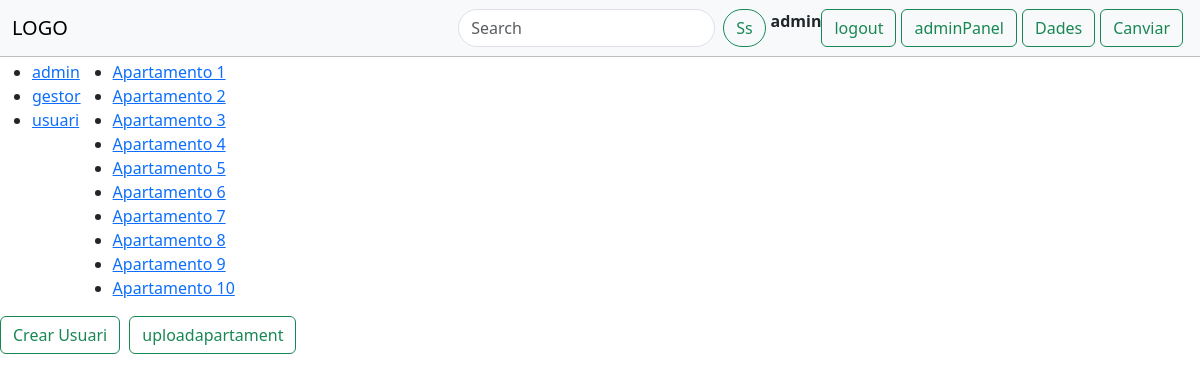
Screenshot of /mvc/public/index.php?r=adminpanel (signed in) with the database file from the repository.
### tables this page shows
CREATE TABLE Usuari (
    Id INT AUTO_INCREMENT PRIMARY KEY,
    Nom VARCHAR(255),
    Cognoms VARCHAR(255),
    Telefon VARCHAR(15),
    CorreuElectronic VARCHAR(255),
    Contrasenya VARCHAR(255),
    NumTargetaCredit VARCHAR(16),
    Rol ENUM('Usuari', 'Gestor', 'Administrador') DEFAULT 'Usuari'
);

CREATE TABLE Imatges (
    Id INT AUTO_INCREMENT PRIMARY KEY,
    Enlace VARCHAR(255),
    IdApartament INT,
    FOREIGN KEY (IdApartament) REFERENCES Apartament(Id)
);

CREATE TABLE Apartament (
    Id INT AUTO_INCREMENT PRIMARY KEY,
    Titol VARCHAR(255),
    Adreca VARCHAR(255),
    Longitud DECIMAL(10, 8),
    Latitud DECIMAL(10, 8),
    Descripcio TEXT,
    MetresQuadrats INT,
    NumHabitacions INT,
    PreuDiaTemporadaBaixa DECIMAL(10, 2),
    PreuDiaTemporadaAlta DECIMAL(10, 2),
    numPersones INT
);

### mvc/public/index.php (called while the page is built, shortened)
<?php
include "../src/config.php";
include "../src/controllers/adminPanelCtrl.php";
include "../src/middleware/middleAdmin.php";
$request = new \Emeset\Request();
$response = new \Emeset\Response();
$container = new \Emeset\Container($config);
$r = '';
if (isset($_REQUEST["r"])) {
    $r = $_REQUEST["r"];
}
if ($r === "login") {
    $response = ctrlLogin($request, $response, $container);
} elseif ($r == "registre") {
    ctrlRegistre($request, $response, $container);
} elseif ($r == "apartament") {
    $response = isLogged($request, $response, $container, "ctrlApartament");
} elseif ($r == "logout") {
    ctrlLogout($request, $response, $container);
} elseif ($r == "adminpanel") {
    $response = isGestorAdmin($request, $response, $container, "ctrlAdminPanel");
} elseif ($r == "userpage") {
    isLogged($request, $response, $container, "ctrlUserpage");
} elseif ($r == "registreadmin") {
    $response = isAdmin($request, $response, $container, "ctrlRegistreAdmin");
} elseif ($r == "registregestor") {
    isGestor($request, $response, $container, "ctrlRegistreGestor");
} elseif ($r == "uploadapartament") {
    $response = isGestorAdmin($request, $response, $container, "ctrlUploadApartament");
} elseif ($r == "apartament_ajax") {
    $response = ctrlApartamentAjax($request, $response, $container);
} elseif ($r == "reserva") {
    $response = isLogged($request, $response, $container, "ctrlReserva");
} else {
    $response = getUserData($request, $response, $container, "ctrlIndex");
}
$response->response();

### mvc/src/models/Users.php (called while the page is built, shortened)
<?php
class Users
{
    public $sql;
    public function __construct($sql)
    {
        $this->sql = $sql;
    }
    public function getById($id)
    {
        $stm = $this->sql->prepare('select * from usuari where id=:id;');
        $stm->execute([':id' => $id]);
        $result = $stm->fetch(\PDO::FETCH_ASSOC);
        if (is_array($result)) {
            return $result;
        } else {
            return false;
        }
    }
    public function getAllUsers()
    {
        $users = array();
        $query = "select * from usuari;";
        foreach ($this->sql->query($query, \PDO::FETCH_ASSOC) as $user) {
            $users[] = $user;
        }
        return $users;
    }
}

### mvc/src/middleware/middleAdmin.php (called while the page is built, shortened)
<?php
function isGestorAdmin($request, $response, $container, $next)
{
    if (isset($_SESSION['user'])) {
        $user = $_SESSION['user'];
        if ($user['Rol'] === 'Gestor' || $user['Rol'] === 'Administrador') {
            $response = getUserData($request, $response, $container, $next);
            $gestorUser = true;
            $response->set("gestorUser", $gestorUser);
        } else {
            $response->redirect("location: index.php?");
        }
    }
    return $response;
}
function getUserData($request, $response, $container, $next)
{
    if (isset($_SESSION['user'])) {
        $userId = $_SESSION['user']['Id'];
        $usersModel = $container->users();
        $userDb = $usersModel->getById($userId);
        $loginName = $userDb['Nom'];
        $loginValid = true;
        $response->set("loginValid", $loginValid);
        $response->set("loginName", $loginName);
    }
    $response = $next($request, $response, $container);
    return $response;
}

### mvc/src/Emeset/Container.php (called while the page is built, shortened)
<?php
class Container
{
    public $config = [];
    public $sql;
    public function __construct($config)
    {
        $this->config = $config;
        $this->sql = $this->db()->getConnection();
    }
    public function db()
    {
        return new \Daw\Db(
            $this->config["db"]["user"],
            $this->config["db"]["pass"],
            $this->config["db"]["db"],
            $this->config["db"]["host"]
        );
    }
    public function users()
    {
        return new \Daw\Users($this->sql);
    }
    public function apartaments()
    {
        return new \Daw\apartaments($this->sql);
    }
}

### mvc/src/models/Db.php (called while the page is built, shortened)
<?php
class Db
{
    public $sql;
    public function __construct($user, $pass, $db, $host)
    {
        $dsn = "mysql:dbname={$db};host={$host}";
        try {
            $this->sql = new \PDO($dsn, $user, $pass);
        } catch (\PDOException $e) {
            echo 'hola';
            print_r($e);
            die('Ha fallat la connexió: ' . $e->getMessage());
        }
    }
    public function getConnection()
    {
        return $this->sql;
    }
}

### mvc/src/controllers/adminPanelCtrl.php (called while the page is built)
<?php
function ctrlAdminPanel($request, $response, $container)
{
    $response->setTemplate("adminPanelView.php");
    $usersModel = $container->users();
    $users = $usersModel->getAllUsers();
    $apartamentsModel = $container->apartaments();
    $apartaments = $apartamentsModel->getAllApartaments();
    $response->set("users", $users);
    $response->set("apartaments", $apartaments);
    return $response;
}

### mvc/src/models/apartaments.php (called while the page is built, shortened)
<?php
class apartaments
{
    private $pdo;
    public function __construct($pdo)
    {
        $this->pdo = $pdo;
    }
    public function getAllApartaments()
    {
        $stm = $this->pdo->prepare("SELECT Apartament.*, Imatges.Enlace
        FROM Apartament
        JOIN Imatges ON Imatges.IdApartament = Apartament.Id
        ");
        $stm->execute();
        $tasks = array();
        while ($task = $stm->fetch(\PDO::FETCH_ASSOC)) {
            $tasks[] = $task;
        }
        return $tasks;
    }
}

### mvc/src/views/adminPanelView.php (the view, shortened to what this page needs)
<!DOCTYPE html>
<html lang="en">
<head>
    <link href="https://cdn.jsdelivr.net/npm/bootstrap@5.3.2/dist/css/bootstrap.min.css" rel="stylesheet" />
    <link href='src/CSS/index.css' rel='stylesheet' />
</head>
<body>
    <div id="content">
        <div id="nav">
            <?php
            include 'head.php';
            ?>
        <div style="display: flex">
            <ul>
                <?php foreach ($users as $user): ?>
                    <li>
                        <a href="index.php?r=userpage&Id=<?php echo $user["Id"]; ?>">
                            <?php echo $user["Nom"]; ?>
                        </a>
                    </li>
                <?php endforeach; ?>
            </ul>
            <ul>
                <?php foreach ($apartaments as $apartament): ?>
                    <li>
                        <a href="index.php?r=apartament&Id=<?php echo $apartament["Id"]; ?>">
                            <?php echo $apartament["Titol"]; ?>
                        </a>
                    </li>
                <?php endforeach; ?>
            </ul>
        </div>
        <?php if ($_SESSION['user']['Rol'] === 'Administrador'): ?>
        <a class="btn btn-outline-success" href="index.php?r=registreadmin">Crear Usuari</a>
        <?php endif; ?>
        <a class="btn btn-outline-success" href="index.php?r=uploadapartament">uploadapartament</a>
</body>
</html>

### mvc/src/Emeset/Response.php (shortened to what this page needs)
<?php
class Response
{
    public $values = [];
    public $header = false;
    public $path;
    public $template;
    public $redirect = false;
    public $json = false;
    public function __construct($path = "../src/views/")
    {
        $this->path = $path;
    }
    public function set($id, $value)
    {
        $this->values[$id] = $value;
    }
    public function setTemplate($p)
    {
        $this->template = $p;
    }
    public function response()
    {
        if ($this->redirect) {
            header($this->header);
        } elseif ($this->json) {
            echo json_encode($this->values);
        } else {
            extract($this->values);
            include $this->path . $this->template;
        }
    }
}

### mvc/src/views/head.php (shortened to what this page needs)
<!DOCTYPE html>
<html lang="en">
<head>
  <link href="https://cdn.jsdelivr.net/npm/bootstrap@5.3.2/dist/css/bootstrap.min.css" rel="stylesheet" />
  <link href='src/CSS/index.css' rel='stylesheet' />
</head>
<body>
  <nav class="navbar bg-body-tertiary">
    <div class="container-fluid">
      <a class="navbar-brand">LOGO</a>
      <form class="d-flex" role="search">
        <input class="form-control me-2" type="search" placeholder="Search" aria-label="Search" />
        <button class="btn btn-outline-success search" type="submit">Ss</button>
        <?php if (isset($loginValid) && $loginValid): ?>
          <b>
            <?php echo $loginName; ?>
          </b>
          <a class="btn btn-outline-success" href="index.php?r=logout">logout</a>
          <?php if ($_SESSION['user']['Rol'] === 'Administrador'): ?>
            <a class="btn btn-outline-success" href="index.php?r=adminpanel">adminPanel</a>
            <a class="btn btn-outline-success" href="index.php?r=userpage">Dades</a>
          <?php endif; ?>
        <?php else: ?>
          <a class="btn btn-outline-success" href="index.php?r=login">Login</a>
          <a class="btn btn-outline-success" href="index.php?r=registre">Registre</a>
        <?php endif; ?>
        <a onclick="agregarClaseDark()" class="btn btn-outline-success">Canviar</a>
      </form>
    </div>
  </nav>
  <hr class="hr" />
  </div>
</html>

### mvc/public/src/CSS/index.css (style rules this page uses)
#content { margin-top: 60px; }
#nav { position: fixed; top: 0; left: 0; right: 0; background-color: #ffffff; z-index: 1000; transition: top 0.3s; }
.hr { margin: 0; background-color: black; border: none; height: 1px; }
.btn { margin-right: 5px; }
.search { border-radius: 50px; }
.form-control { border-radius: 50px; }

### rows the page displays
usuari: Nom "admin"
usuari: Nom "gestor"
usuari: Nom "usuari"
imatges: IdApartament.Titol "Apartamento 1"
imatges: IdApartament.Titol "Apartamento 2"
imatges: IdApartament.Titol "Apartamento 3"
imatges: IdApartament.Titol "Apartamento 4"
imatges: IdApartament.Titol "Apartamento 5"
imatges: IdApartament.Titol "Apartamento 6"
imatges: IdApartament.Titol "Apartamento 7"
imatges: IdApartament.Titol "Apartamento 8"
imatges: IdApartament.Titol "Apartamento 9"
imatges: IdApartament.Titol "Apartamento 10"

### other values shown
$loginName "admin"
